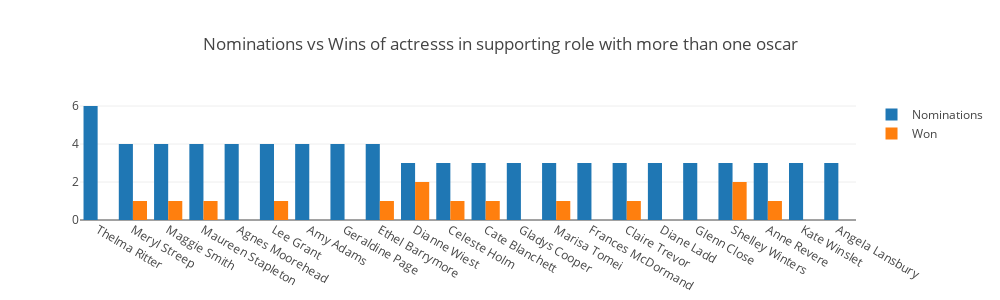

Notebook code for this chart:
### Markdown cell above
![img ](https://media.giphy.com/media/l46CAeMR1XVgrpY5O/giphy.gif)

### Code cell
actress_nom = df[(df['Award'] == 'Actress in a Supporting Role') ]['Name'].value_counts()
actress_nom = actress_nom[(actress_nom.values > 2)]
actress_win =  df[(df['Award'] == 'Actress in a Supporting Role') & df['Winner'] == 1]['Name'].value_counts()
won = []
for i in actress_nom.index:
    if i in actress_win.index:
        won.append(actress_win[i])
    else:
        won.append(0)
trace1 = go.Bar(
    x=actress_nom.index,
    y=actress_nom.values,
    name='Nominations'
)
trace2 = go.Bar(
    x=actress_nom.index,
    y=won,
    name='Won'
)

data = [trace1, trace2]
plotly.offline.iplot({
    "data": data,
    "layout": go.Layout(barmode='group', title="Nominations vs Wins of actresss in supporting role with more than one oscar"
                           ,width=1000,height=300,)
})

### Figure 1 — Plotly figure (JSON) as saved in the notebook; plotly's stock layout.template omitted (floating-point values rounded to 4 significant figures)
{"data": [{"name": "Nominations", "type": "bar", "x": ["Thelma Ritter", "Meryl Streep", "Maggie Smith", "Maureen Stapleton", "Agnes Moorehead", "Lee Grant", "Amy Adams", "Geraldine Page", "Ethel Barrymore", "Dianne Wiest", "Celeste Holm", "Cate Blanchett", "Gladys Cooper", "Marisa Tomei", "Frances McDormand", "Claire Trevor", "Diane Ladd", "Glenn Close", "Shelley Winters", "Anne Revere", "Kate Winslet", "Angela Lansbury"], "y": [6, 4, 4, 4, 4, 4, 4, 4, 4, 3, 3, 3, 3, 3, 3, 3, 3, 3, 3, 3, 3, 3]}, {"name": "Won", "type": "bar", "x": ["Thelma Ritter", "Meryl Streep", "Maggie Smith", "Maureen Stapleton", "Agnes Moorehead", "Lee Grant", "Amy Adams", "Geraldine Page", "Ethel Barrymore", "Dianne Wiest", "Celeste Holm", "Cate Blanchett", "Gladys Cooper", "Marisa Tomei", "Frances McDormand", "Claire Trevor", "Diane Ladd", "Glenn Close", "Shelley Winters", "Anne Revere", "Kate Winslet", "Angela Lansbury"], "y": [0, 1, 1, 1, 0, 1, 0, 0, 1, 2, 1, 1, 0, 1, 0, 1, 0, 0, 2, 1, 0, 0]}], "layout": {"barmode": "group", "height": 300, "title": "Nominations vs Wins of actresss in supporting role with more than one oscar", "width": 1000}}
